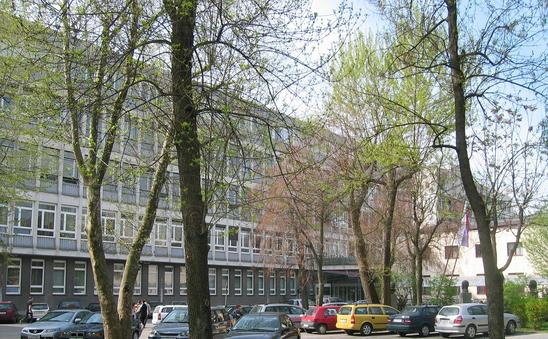
%> input picture rrz/Vaje/Material za vaje/kamera, zapisi slik, histogram/fri.jpg, 548 x 339 px
$ octave vaje3.m   (GNU Octave 9; MATLAB toolbox functions it lacks are replaced by stand-ins)
%> lines starting %> are read from the running program, lines starting %| are printed output that depends on the picture
% inicializacija spremenljivk za 3. vaje

fri = rgb2gray(imread('fri.jpg'));
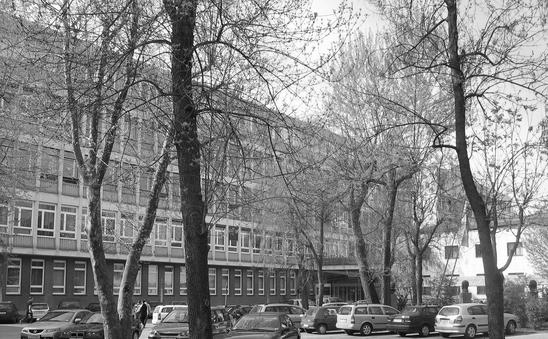
%> fri: size 339x548 uint8; min 1, max 255, mean 132.1
frisize = size(fri);
%> frisize = [339 548]

% 1. del - operacije na slikovnih elementih

fri_pale = uint8( (fri - 128) * 0.5 + 128);
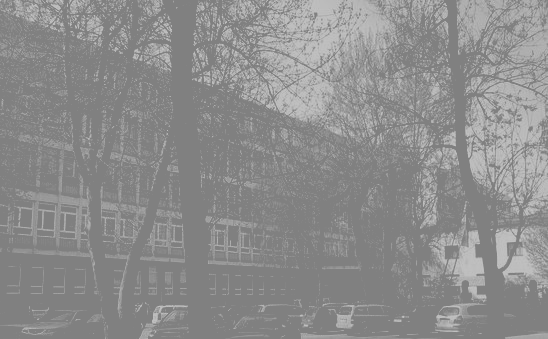
%> fri_pale: size 339x548 uint8; min 128, max 192, mean 140.9


% 2. del - filtri

fri_noise = uint8(fri + rand(size(fri)) * 30);
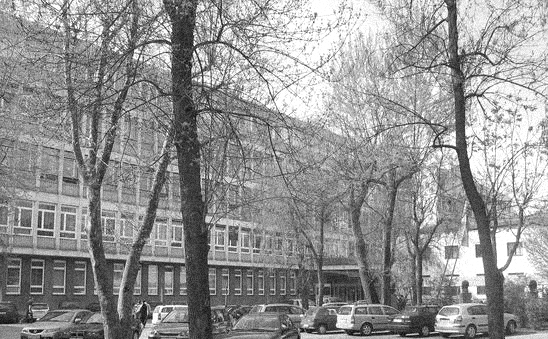
%> fri_noise: size 339x548 uint8; min 2, max 255, mean 146.6

fri_saltpepper = fri;
fri_saltpepper(rand(frisize) > 0.99) = 0;
fri_saltpepper(rand(frisize) < 0.01) = 255;
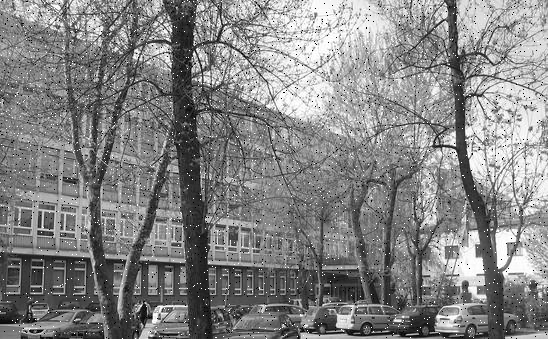
%> fri_saltpepper: size 339x548 uint8; min 0, max 255, mean 132
